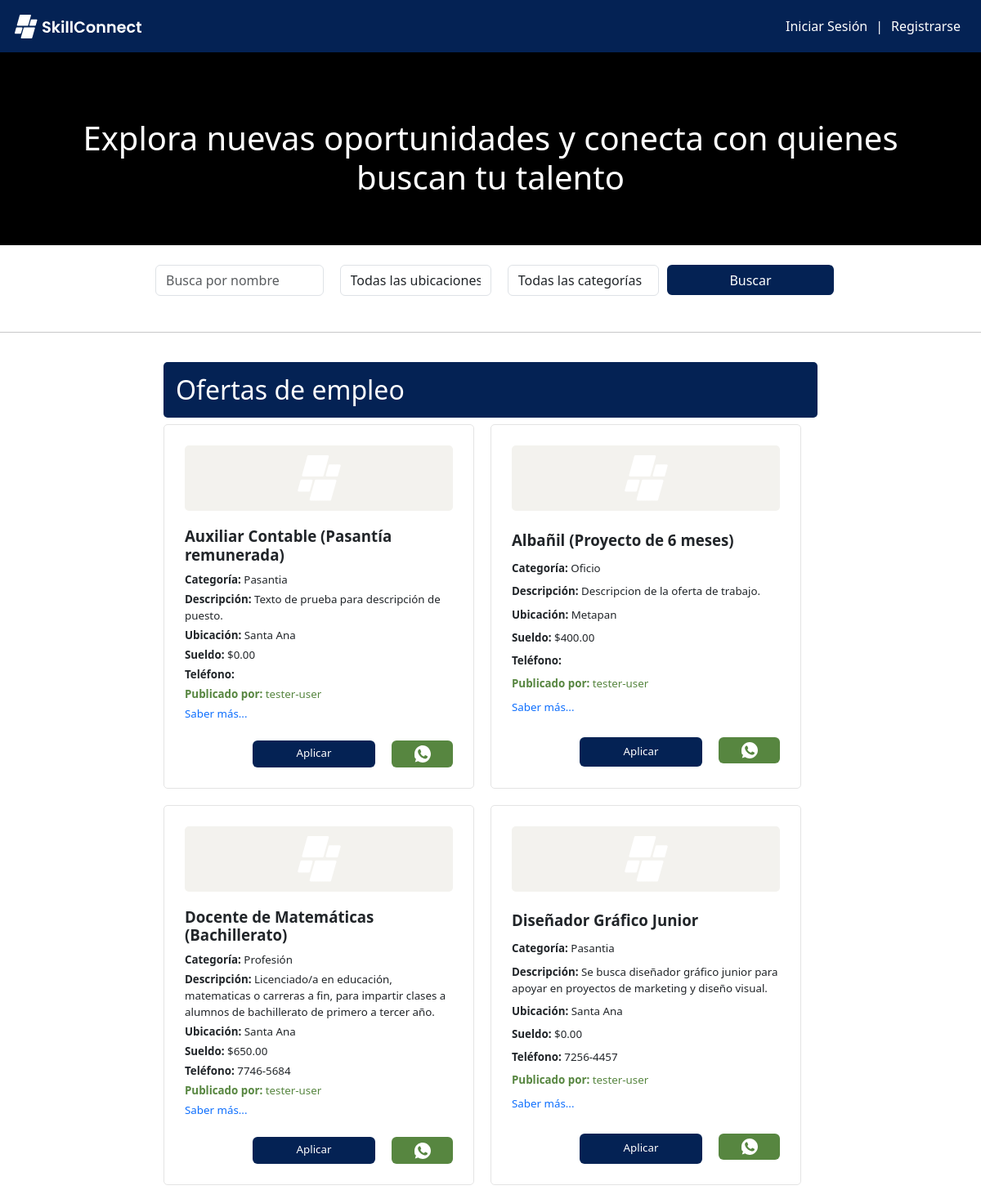
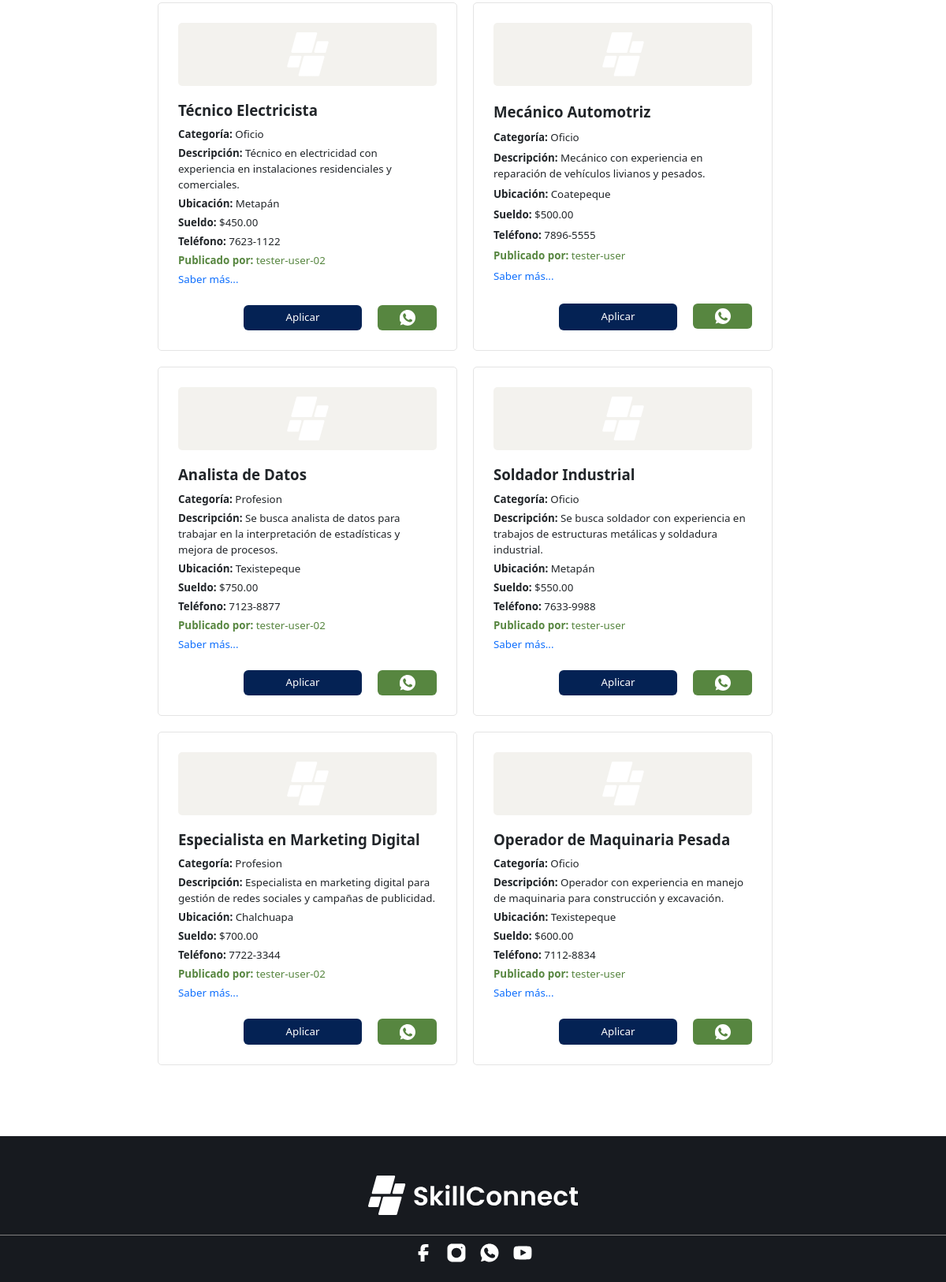
The page / on the database its author committed (2 pictures, top to bottom).
### tables this page shows
CREATE TABLE `ofertas` (
  `id` int(11) NOT NULL,
  `usuario_id` int(11) NOT NULL,
  `nombre` varchar(100) NOT NULL,
  `profesion` varchar(100) NOT NULL,
  `descripcion` text NOT NULL,
  `sueldo` decimal(10,2) DEFAULT NULL,
  `telefono` varchar(20) DEFAULT NULL,
  `ubicacion` varchar(100) DEFAULT NULL,
  `foto_url` varchar(255) DEFAULT NULL,
  `descripcion_empresa` text DEFAULT NULL,
  `email` varchar(100) NOT NULL,
  `created_at` timestamp NOT NULL DEFAULT current_timestamp()
);

CREATE TABLE `usuarios` (
  `id` int(11) NOT NULL,
  `nombre` varchar(100) NOT NULL,
  `profesion` varchar(255) NOT NULL,
  `dui` varchar(20) NOT NULL,
  `telefono` varchar(20) NOT NULL,
  `direccion` varchar(255) NOT NULL,
  `about` text DEFAULT NULL,
  `correo` varchar(100) NOT NULL,
  `contrasena` varchar(255) NOT NULL,
  `rol` enum('Profesional','Usuario') DEFAULT 'Usuario',
  `fecha_registro` timestamp NOT NULL DEFAULT current_timestamp()
);

### index.php (the view, shortened to what this page needs)
<?php
include 'config.php';
$query = "SELECT o.*, u.nombre AS nombre_usuario
          FROM ofertas o
          JOIN usuarios u ON o.usuario_id = u.id
          WHERE 1=1";
$stmt = $conn->prepare($query);
$stmt->execute();
$profesionales = $stmt->fetchAll(PDO::FETCH_ASSOC);
function limitarDescripcion($texto, $limitePalabras = 20) {
    $palabras = explode(' ', $texto);
    return $texto;
}
?>
<!DOCTYPE html>
<html lang="es">
<head>
    <link href="https://cdn.jsdelivr.net/npm/bootstrap@5.3.2/dist/css/bootstrap.min.css" rel="stylesheet">
    <link rel="stylesheet" href="./css/miestilo.css">
</head>
<body>
    <?php include 'include/header.php'; ?>
    <?php include 'include/banner.php'; ?>
    <div class="div-titulo">
        <h1 class="titulo">Explora nuevas oportunidades y conecta con quienes buscan tu talento</h1>
    </div>
    <div class="form-busqueda-contenedor" id="form-busqueda">
        <form method="GET" action="index.php" class="form-busqueda">
            <input type="text" class="form-control mb-1" name="nombre" placeholder="Busca por nombre" value="">
            <div class="input-group mb-1">
                <select class="form-control custom-select" name="ubicacion">
                    <option selected value="">Todas las ubicaciones</option>
                </select>
            </div>
            <div class="input-group mb-1">
                <select class="form-control custom-select" name="profesion">
                    <option selected value="">Todas las categorías</option>
                </select>
            </div>
            <button type="submit" class="btn" id="miboton">Buscar</button>
        </form>
    </div>
    <hr class="my-3">
    <div class="contenedor-principal">
        <div class="resultados">
            <h2 style="width: 100%; max-height: 70px">Ofertas de empleo</h2>
            <?php if (empty($profesionales)) : ?>
                <p style="font-size: 30pt"><strong>No se encontraron resultados.</strong></p>
            <?php else : ?>
                <?php foreach ($profesionales as $profesional) : ?>
                    <div class="div-resultados">
                        <div class="icono-company">
                            <img src="./img/svg/icon_app.svg" alt="Imagen empresa">
                        </div>
                        <h3><strong><?php echo $profesional['nombre']; ?></strong></h3>
                        <p class="info-oferta"><strong>Categoría: </strong><?php echo $profesional['profesion']; ?></p>
                        <p class="info-oferta"><strong>Descripción: </strong><?php echo limitarDescripcion($profesional['descripcion']); ?></p>
                        <p class="info-oferta"><strong>Ubicación: </strong><?php echo $profesional['ubicacion']; ?></p>
                        <p class="info-oferta"><strong>Sueldo: </strong>$<?php echo $profesional['sueldo']; ?></p>
                        <p class="info-oferta"><strong>Teléfono: </strong><?php echo $profesional['telefono']; ?></p>
                        <p class="info-oferta" style="color: #578640"><strong>Publicado por: </strong><?php echo $profesional['nombre_usuario']; ?></p>
                        <p class="info-oferta" style="color: #5483b3"><a href="">Saber más...</a></p>
                        <div class="info-contenedor-btn">
                            <button class="btn btn-primary" data-bs-toggle="modal" data-bs-target="#miModalAplicar">Aplicar</button>
                            <a href="https://wa.me/503<?php echo str_replace('-', '', $profesional['telefono']); ?>" target="_blank">
                                <div class="info-oferta-contacto btn btn-primary">
                                <img src="./img/svg/ico-wsp-white.svg" alt="ico-wsp">
                                </div>
                            </a>
                        </div>
                    </div>
                <?php endforeach; ?>
            <?php endif; ?>
        </div>
    </div>
    <?php include 'include/footer.php'; ?>
</body>
</html>

### include/header.php (shortened to what this page needs)
<header>
    <img src="./img/svg/icon-sc-hr.svg" alt="icon-skillconnect" class="d-none d-sm-block" style="height: 35px">
    <?php if (isset($_SESSION['usuario_id'])):
        $nombre_usuario = $_SESSION['nombre'];
        ?>
        <a href="./miperfil.php">
            <img src="./img/svg/user-man.svg" alt="user-man" class="img-user">
        </a>
        <a href="./miperfil.php">Bienvenido, <?php echo htmlspecialchars($nombre_usuario); ?></a>
        <label for="">|</label>
        <a href="./postulaciones.php" class="d-none d-sm-inline">Mis postulaciones</a>
        <label for="" class="d-none d-sm-inline">|</label>
        <a href="./publicar_oferta.php" class="d-none d-sm-inline">Publicar oferta</a>
        <label for="" class="d-none d-sm-inline">|</label>
        <a href="logout.php">Cerrar sesión</a>
    <?php else: ?>
        <a href="login.php">Iniciar Sesión</a>
        <label for="">|</label>
        <a href="register.php">Registrarse</a>
    <?php endif; ?>
</header>

### include/banner.php (shortened to what this page needs)
<div class="video-container">
    <video autoplay loop muted playsinline>
        <source src="./img/video/banner.mp4" type="video/mp4">
        <source src="./img/video/banner.ogg" type="video/ogg">
    </video>
</div>

### include/footer.php (shortened to what this page needs)
<div class="footer">
    <img src="./img/svg/icon-sc-hr.svg" alt="icon-skillconnect" height="35">
    <div style="background-color: gray; height: 1px; width: 100%; margin: 25px 0px 10px 0px"></div>
    <div class="social">
    </div>
</div>

### css/miestilo.css (style rules this page uses)
a { text-decoration: none; }
body { background-color: rgb(255, 255, 255); display: flex; flex-direction: column; }
header { display: flex; position: fixed; top: 0px; width: 100%; height: 64px; padding: 10px 15px; background-color: #042254; transition: 0.5s; align-items: center; z-index: 100; }
header img { padding: 3px; }
header p, header a, header label { color: #ffffff; margin: 0px 10px; margin-left: auto; text-decoration: none; transition: 0.2s; }
h2 { background-color: #042254; color: white; padding: 15px 15px; border-radius: 5px; }
.titulo { color: white; text-align: center; }
.div-titulo { display: flex; padding: 50px; justify-content: center; position: absolute; margin-top: 95px; width: 100%; }
.form-busqueda { display: flex; justify-content: center; padding: 2% 0%; width: 70%; }
.form-busqueda input { margin: 0px 10px; }
.form-busqueda div { margin: 0px 10px; }
.contenedor-principal { width: 70%; padding: 20px; margin: auto; display: flex; }
.video-container { margin-top: 50px; width: 100%; height: 250px; overflow: hidden; background-color: black; }
.video-container video { opacity: 50%; width: 100%; height: 100%; object-fit: cover; }
.resultados { display: flex; flex-wrap: wrap; flex-grow: 1; }
.div-resultados { display: flex; flex-wrap: wrap; border-radius: 5px; padding: 25px; background-color: white; margin: 0px 20px 20px 0px; border: 1px solid #e4e4e4; transition: 0.2s; width: 250px; font-size: 10pt; flex-grow: 1; }
.div-resultados h3 { width: 100%; margin-top: 20px; font-size: 14pt; flex-grow: 1; }
.icono-company { background-color: #f3f2ee; width: 100%; height: 80px; padding: 12px; border-radius: 5px; }
.icono-company img { width: 100%; height: 100%; object-fit: contain; }
.info-oferta { width: 100%; margin: 2px 0px; }
.info-contenedor-btn { display: flex; width: 100%; margin-top: 20px; justify-content: end; }
.info-contenedor-btn button { border: none; width: 150px; font-size: 10pt; background-color: #042254; }
.info-oferta-contacto { background-color: #578640; border: none; color: white; margin-left: 20px; width: 75px; font-size: 10pt; align-items: center; justify-content: center; }
.info-oferta-contacto img { width: 20px; }
.footer { display: flex; flex-direction: column; justify-content: center; align-items: center; width: 100%; position: relative; bottom: 0; padding-top: 50px; margin-top: 50px; background-color: #171a1f; }
.footer img { height: 50px; }
.social { display: flex; justify-content: space-between; align-items: center; width: 150px; margin-bottom: 25px; }
#miboton { background-color: #042254; border: none; color: white; height: 37px; width: 100%; }
#form-busqueda { display: flex; justify-content: center; }

### rows shown on the page
ofertas: nombre "Auxiliar Contable (Pasantía remunerada)", profesion "Pasantia", descripcion "Texto de prueba para descripción de puesto.", ubicacion "Santa Ana", sueldo "0.00", usuario.nombre "tester-user"
ofertas: nombre "Albañil (Proyecto de 6 meses)", profesion "Oficio", descripcion "Descripcion de la oferta de trabajo.", ubicacion "Metapan", sueldo "400.00", usuario.nombre "tester-user"
ofertas: nombre "Docente de Matemáticas (Bachillerato)", profesion "Profesión", descripcion "Licenciado/a en educación, matematicas o carreras a fin, para impartir clases a alumnos de bachillerato de primero a tercer año.", ubicacion "Santa Ana", sueldo "650.00", telefono "7746-5684", usuario.nombre "tester-user"
ofertas: nombre "Diseñador Gráfico Junior", profesion "Pasantia", descripcion "Se busca diseñador gráfico junior para apoyar en proyectos de marketing y diseño visual.", ubicacion "Santa Ana", sueldo "0.00", telefono "7256-4457", usuario.nombre "tester-user"
ofertas: nombre "Técnico Electricista", profesion "Oficio", descripcion "Técnico en electricidad con experiencia en instalaciones residenciales y comerciales.", ubicacion "Metapán", sueldo "450.00", telefono "7623-1122", usuario.nombre "tester-user-02"
ofertas: nombre "Mecánico Automotriz", profesion "Oficio", descripcion "Mecánico con experiencia en reparación de vehículos livianos y pesados.", ubicacion "Coatepeque", sueldo "500.00", telefono "7896-5555", usuario.nombre "tester-user"
ofertas: nombre "Analista de Datos", profesion "Profesion", descripcion "Se busca analista de datos para trabajar en la interpretación de estadísticas y mejora de procesos.", ubicacion "Texistepeque", sueldo "750.00", telefono "7123-8877", usuario.nombre "tester-user-02"
ofertas: nombre "Soldador Industrial", profesion "Oficio", descripcion "Se busca soldador con experiencia en trabajos de estructuras metálicas y soldadura industrial.", ubicacion "Metapán", sueldo "550.00", telefono "7633-9988", usuario.nombre "tester-user"
ofertas: nombre "Especialista en Marketing Digital", profesion "Profesion", descripcion "Especialista en marketing digital para gestión de redes sociales y campañas de publicidad.", ubicacion "Chalchuapa", sueldo "700.00", telefono "7722-3344", usuario.nombre "tester-user-02"
ofertas: nombre "Operador de Maquinaria Pesada", profesion "Oficio", descripcion "Operador con experiencia en manejo de maquinaria para construcción y excavación.", ubicacion "Texistepeque", sueldo "600.00", telefono "7112-8834", usuario.nombre "tester-user"
